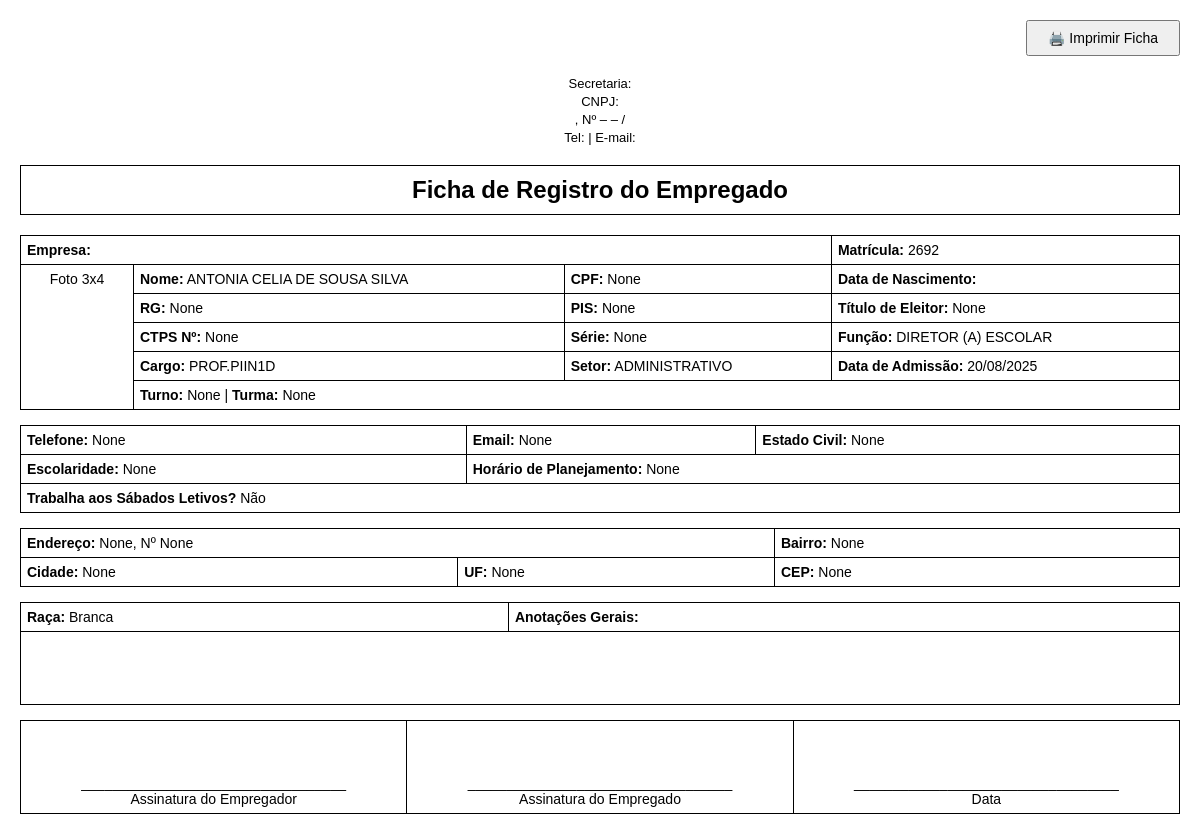
Screenshot of /funcionario/2/ficha/ (signed in) with the database file from the repository.
### controle/models.py (models this page shows, shortened)
class Funcionario(models.Model):
    TURNO_CHOICES = [('Matutino','Matutino'), ('Vespertino','Vespertino'), ('Noturno','Noturno'), ('Integral','Integral')]
    SERIE_CHOICES = [
        ('1º ANO','1º ANO'), ('2º ANO','2º ANO'), ('3º ANO','3º ANO'), ('4º ANO','4º ANO'),
        ('5º ANO','5º ANO'), ('6º ANO','6º ANO'), ('7º ANO','7º ANO'), ('8º ANO','8º ANO'), ('9º ANO','9º ANO'),
    ]
    TURMA_CHOICES = [('A','Turma A'), ('B','Turma B'), ('C','Turma C'), ('D','Turma D'), ('E','Turma E'), ('F','Turma F'), ('G','Turma G')]
    TIPO_VINCULO_CHOICES = [('Efetivo','Efetivo'), ('Contratado','Contratado')]
    user = models.OneToOneField(
        settings.AUTH_USER_MODEL, on_delete=models.SET_NULL,
        related_name='funcionario', null=True, blank=True,
        help_text="Vínculo opcional com usuário do sistema."
    )
    nome = models.CharField(max_length=100)
    matricula = models.CharField(max_length=20, unique=True)
    cargo = models.CharField(max_length=50)
    funcao = models.CharField(max_length=50)
    setor = models.ForeignKey('controle.Setor', on_delete=models.CASCADE, db_index=True)
    data_admissao = models.DateField()
    data_nascimento = models.DateField(null=True, blank=True)
    cpf = models.CharField(max_length=14, unique=True, blank=True, null=True)
    rg = models.CharField(max_length=20, blank=True, null=True)
    pis = models.CharField(max_length=20, blank=True, null=True)
    titulo_eleitor = models.CharField(max_length=20, blank=True, null=True)
    ctps_numero = models.CharField(max_length=20, blank=True, null=True)
    ctps_serie = models.CharField(max_length=10, blank=True, null=True)
    telefone = models.CharField(max_length=20, blank=True, null=True)
    email = models.EmailField(blank=True, null=True)
    endereco = models.CharField(max_length=255, blank=True, null=True)
    numero = models.CharField(max_length=10, blank=True, null=True)
    bairro = models.CharField(max_length=100, blank=True, null=True)
    cidade = models.CharField(max_length=100, blank=True, null=True)
    uf = models.CharField(max_length=2, blank=True, null=True)
    cep = models.CharField(max_length=10, blank=True, null=True)
    estado_civil = models.CharField(max_length=20, blank=True, null=True)
    escolaridade = models.CharField(max_length=100, blank=True, null=True)
    tem_planejamento = models.BooleanField(default=False)
    horario_planejamento = models.CharField(max_length=50, blank=True, null=True)
    sabado_letivo = models.BooleanField(default=False)
    foto = models.ImageField(upload_to='fotos_funcionarios/', blank=True, null=True)
    turma = models.CharField(max_length=10, choices=TURMA_CHOICES, blank=True, null=True)
    turno = models.CharField(max_length=20, choices=TURNO_CHOICES, blank=True, null=True)
    serie = models.CharField(max_length=20, choices=SERIE_CHOICES, blank=True, null=True)
    tipo_vinculo = models.CharField(max_length=20, choices=TIPO_VINCULO_CHOICES, blank=True, null=True)
    fonte_pagadora = models.CharField(max_length=100, blank=True, null=True)
    inicio_ferias = models.DateField(blank=True, null=True)
    fim_ferias = models.DateField(blank=True, null=True)
    is_chefe_setor = models.BooleanField("Chefe do setor", default=False)
    chefe_setor_desde = models.DateField("Chefe desde", null=True, blank=True)
    class Meta:
        ordering = ("nome",)
        constraints = [
            models.UniqueConstraint(
                fields=["setor"],
                condition=Q(is_chefe_setor=True),
                name="uniq_chefe_por_setor",
            ),
        ]

class Setor(models.Model):
    nome = models.CharField(max_length=100)
    prefeitura = models.ForeignKey(
        Prefeitura, on_delete=models.PROTECT, related_name='setores', null=True, blank=True
    )
    secretaria = models.ForeignKey(
        Secretaria, on_delete=models.PROTECT, related_name='setores', null=True, blank=True
    )
    orgao = models.ForeignKey(
        Orgao, on_delete=models.PROTECT, related_name='setores', null=True, blank=True
    )
    chefe = models.ForeignKey(
        'Funcionario', on_delete=models.SET_NULL,
        null=True, blank=True, related_name='chefias_de_setor',
        help_text="Servidor que exerce a chefia deste setor."
    )
    class Meta:
        verbose_name = "Setor"
        verbose_name_plural = "Setores"
        ordering = ("nome",)
        constraints = [
            models.CheckConstraint(
                name="setor_exact_one_parent",
                check=(
                    (Q(prefeitura__isnull=False) & Q(secretaria__isnull=True) & Q(orgao__isnull=True)) |
                    (Q(prefeitura__isnull=True) & Q(secretaria__isnull=False) & Q(orgao__isnull=True)) |
                    (Q(prefeitura__isnull=True) & Q(secretaria__isnull=True) & Q(orgao__isnull=False))
                )
            ),
            models.UniqueConstraint(
                fields=['nome', 'prefeitura'],
                name='uniq_setor_nome_prefeitura',
                condition=Q(prefeitura__isnull=False),
            ),
            models.UniqueConstraint(
                fields=['nome', 'secretaria'],
                name='uniq_setor_nome_secretaria',
                condition=Q(secretaria__isnull=False),
            ),
            models.UniqueConstraint(
                fields=['nome', 'orgao'],
                name='uniq_setor_nome_orgao',
                condition=Q(orgao__isnull=False),
            ),
        ]

### controle/views.py (the view)
# urls.py: path("funcionario/<int:funcionario_id>/ficha/", ficha_funcionario, name="imprimir_ficha_funcionario"),
@login_required
def ficha_funcionario(request, funcionario_id):
    funcionario = get_object_or_404(Funcionario, id=funcionario_id)
    if not assert_can_access_funcionario(request.user, funcionario):
        return deny_and_redirect(request, "Sem permissão para visualizar esta ficha.")
    dias_semana = ['Segunda', 'Terça', 'Quarta', 'Quinta', 'Sexta', 'Sábado', 'Domingo']
    orgao = getattr(funcionario.setor, "orgao", None) if funcionario.setor_id else None
    return render(request, 'controle/ficha_funcionario.html', {
        'funcionario': funcionario,
        'dias_semana': dias_semana,
        'orgao': orgao,
        'escola': None,  # compat
    })

### controle/permissions.py (called while the page is built)
def _is_auth(user) -> bool:
    return bool(getattr(user, "is_authenticated", False))

def _user_is_admin(user) -> bool:
    return bool(_is_auth(user) and (getattr(user, "is_superuser", False) or getattr(user, "is_staff", False)))

def assert_can_access_funcionario(user, funcionario: Funcionario) -> bool:
    if _user_is_admin(user):
        return True
    return filter_funcionarios_by_scope(Funcionario.objects.filter(id=funcionario.id), user).exists()

### controle/templates/controle/ficha_funcionario.html (shortened to what this page needs)
<!DOCTYPE html>
<html lang="pt-br">
<head>
</head>
<body>
<div class="botoes">
    <button onclick="window.print()">🖨️ Imprimir Ficha</button>
</div>
<div class="cabecalho">
    <p>Secretaria: {{ escola.nome_secretaria }}</p>
    <p>CNPJ: {{ escola.cnpj }}</p>
    <p>{{ escola.endereco }}, Nº {{ escola.numero }} – {{ escola.bairro }} – {{ escola.cidade }}/{{ escola.uf }}</p>
    <p>Tel: {{ escola.telefone }} | E-mail: {{ escola.email }}</p>
</div>
<h2>Ficha de Registro do Empregado</h2>
<table>
    <tr>
        <td colspan="3"><strong>Empresa:</strong> {{ escola.nome_escola }}</td>
        <td><strong>Matrícula:</strong> {{ funcionario.matricula }}</td>
    </tr>
    <tr>
        <td rowspan="5" class="foto">
            {% if funcionario.foto %}
                <img src="{{ funcionario.foto.url }}" width="100%" height="130px">
            {% else %}
                Foto 3x4
            {% endif %}
        </td>
        <td><strong>Nome:</strong> {{ funcionario.nome }}</td>
        <td><strong>CPF:</strong> {{ funcionario.cpf }}</td>
        <td><strong>Data de Nascimento:</strong> {{ funcionario.data_nascimento|date:"d/m/Y" }}</td>
    </tr>
    <tr>
        <td><strong>RG:</strong> {{ funcionario.rg }}</td>
        <td><strong>PIS:</strong> {{ funcionario.pis }}</td>
        <td><strong>Título de Eleitor:</strong> {{ funcionario.titulo_eleitor }}</td>
    </tr>
    <tr>
        <td><strong>CTPS Nº:</strong> {{ funcionario.ctps_numero }}</td>
        <td><strong>Série:</strong> {{ funcionario.ctps_serie }}</td>
        <td><strong>Função:</strong> {{ funcionario.funcao }}</td>
    </tr>
    <tr>
        <td><strong>Cargo:</strong> {{ funcionario.cargo }}</td>
        <td><strong>Setor:</strong> {{ funcionario.setor.nome }}</td>
        <td><strong>Data de Admissão:</strong> {{ funcionario.data_admissao|date:"d/m/Y" }}</td>
    </tr>
    <tr>
        <td colspan="3"><strong>Turno:</strong> {{ funcionario.turno }} | <strong>Turma:</strong> {{ funcionario.turma }}</td>
    </tr>
</table>
<table>
    <tr>
        <td><strong>Telefone:</strong> {{ funcionario.telefone }}</td>
        <td><strong>Email:</strong> {{ funcionario.email }}</td>
        <td><strong>Estado Civil:</strong> {{ funcionario.estado_civil }}</td>
    </tr>
    <tr>
        <td><strong>Escolaridade:</strong> {{ funcionario.escolaridade }}</td>
        <td colspan="2"><strong>Horário de Planejamento:</strong> {{ funcionario.horario_planejamento }}</td>
    </tr>
    <tr>
        <td colspan="3"><strong>Trabalha aos Sábados Letivos?</strong>
            {% if funcionario.sabado_letivo %}Sim{% else %}Não{% endif %}
        </td>
    </tr>
</table>
<table>
    <tr>
        <td colspan="2"><strong>Endereço:</strong> {{ funcionario.endereco }}, Nº {{ funcionario.numero }}</td>
        <td><strong>Bairro:</strong> {{ funcionario.bairro }}</td>
    </tr>
    <tr>
        <td><strong>Cidade:</strong> {{ funcionario.cidade }}</td>
        <td><strong>UF:</strong> {{ funcionario.uf }}</td>
        <td><strong>CEP:</strong> {{ funcionario.cep }}</td>
    </tr>
</table>
<table>
    <tr>
        <td><strong>Raça:</strong> Branca</td>
        <td colspan="2"><strong>Anotações Gerais:</strong></td>
    </tr>
    <tr>
        <td colspan="3" style="height: 60px;"></td>
    </tr>
</table>
<table class="assinaturas">
    <tr>
        <td>__________________________________<br>Assinatura do Empregador</td>
        <td>__________________________________<br>Assinatura do Empregado</td>
        <td>__________________________________<br>Data</td>
    </tr>
</table>
</body>
</html>

### controle/templates/controle/ficha_funcionario.html (style rules this page uses)
body { font-family: Tahoma, sans-serif; margin: 20px; background: white; color: black; }
h2 { text-align: center; margin-bottom: 20px; border: 1px solid #000; padding: 10px; }
table { width: 100%; border-collapse: collapse; margin-bottom: 15px; font-size: 14px; }
td, th { border: 1px solid #000; padding: 6px; vertical-align: top; }
.foto { width: 100px; height: 130px; border: 1px solid #000; text-align: center; }
.botoes { text-align: right; margin-bottom: 20px; }
.botoes button { padding: 8px 20px; font-size: 14px; margin-left: 10px; }
.assinaturas td { height: 80px; text-align: center; vertical-align: bottom; }
.cabecalho { text-align: center; margin-bottom: 20px; }
.cabecalho p { margin: 3px 0; font-size: 13px; }

### rows the page displays
Funcionario: matricula "2692", nome "ANTONIA CELIA DE SOUSA SILVA", cpf "None", rg "None", pis "None", titulo_eleitor "None", ctps_numero "None", ctps_serie "None", funcao "DIRETOR (A) ESCOLAR", cargo "PROF.PIIN1D", setor.nome "ADMINISTRATIVO", data_admissao "20/08/2025", turno "None", turma "None", telefone "None", email "None", estado_civil "None", escolaridade "None", horario_planejamento "None", endereco "None", numero "None", bairro "None", cidade "None", uf "None", cep "None"
